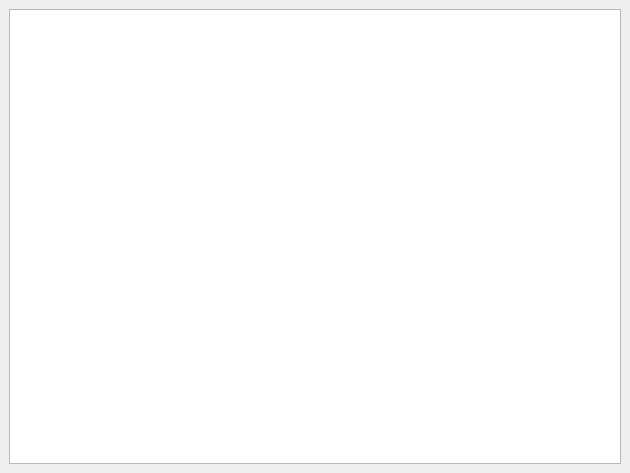
<ui version="4.0" >
 <class>QBlame</class>
 <widget class="QWidget" name="QBlame" >
  <property name="geometry" >
   <rect>
    <x>0</x>
    <y>0</y>
    <width>630</width>
    <height>473</height>
   </rect>
  </property>
  <property name="windowTitle" >
   <string>Form</string>
  </property>
  <layout class="QVBoxLayout" >
   <property name="margin" >
    <number>9</number>
   </property>
   <property name="spacing" >
    <number>6</number>
   </property>
   <item>
    <widget class="QTreeView" name="listBlame" />
   </item>
  </layout>
 </widget>
 <resources/>
 <connections/>
</ui>
